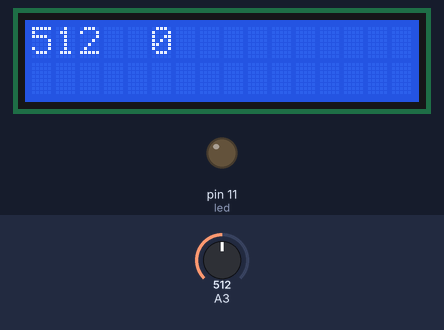
A sketch run on a simulated Arduino Uno, built with avr-gcc and run on an emulated ATmega328P. Shown: 16×2 character LCD, output pins drawn as LEDs (lit = HIGH). Inputs (shaded band) come from the test bench; at power-on: A3 = 512. What the sketch prints to the serial monitor is not drawn.

Above: at 1.2 s.
1.3 s: A3 set to 584
At 1.69 s:
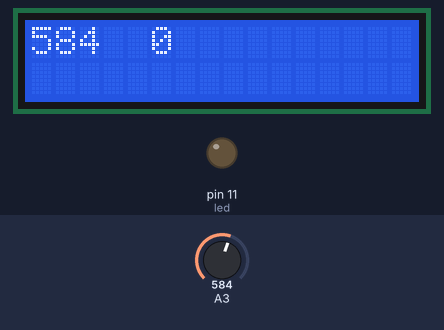
4.3 s: A3 set to 618
At 4.55 s:
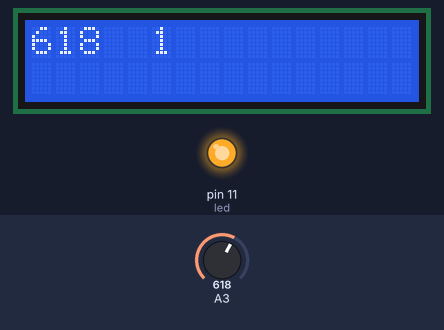
6.6 s: A3 set to 590
At 6.99 s:
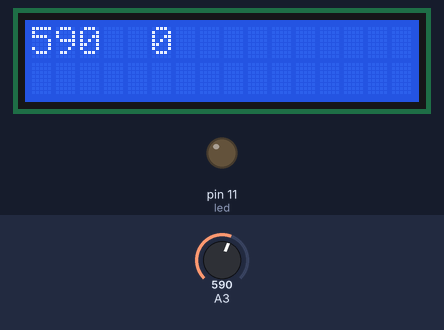
Timing chart, 0 to 9.6 s (numbered marks = the images above; inputs shaded):
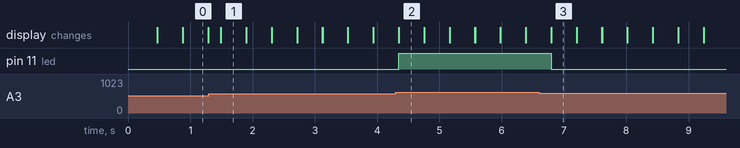

Measured:
- the behaviour switches between 600 and 601 on A3 (found by bisection; images 1 and 2)
- after the input at 1.3 s, the display: changes after 0.19 s (image 1)
- after the input at 4.3 s, pin 11 (led): LOW → HIGH after 0.05 s; the display: first differs from a run without the input after 0.05 s (image 2)
- after the input at 6.6 s, pin 11 (led): HIGH → LOW after 0.19 s; the display: first differs from a run without the input after 0.19 s (image 3)
- what the display in image 0 shows lasts 0.4 s, from 0.9 s to 1.3 s

The sketch:

12_LDR_LCD_SErial.ino
```cpp
#include <LiquidCrystal.h>

const int rs = 2, en = 3, d4 = 4, d5 = 8, d6 = 12, d7 = 13;
LiquidCrystal lcd(rs, en, d4, d5, d6, d7);
int buttonState = LOW, led=11;

void setup() {
  // set up the LCD's number of columns and rows:
  lcd.begin(16, 2);
  pinMode(led, OUTPUT);
  Serial.begin(9600);
}

void loop() {
  int distance;
  distance = analogRead(A3);
  if(distance>600){
    buttonState = HIGH;
  }
  else{
    buttonState = LOW;
  }
  digitalWrite(led, buttonState);
  Serial.println(distance);
  Serial.println(buttonState);
  lcd.println(distance);
  lcd.println(buttonState);
  lcd.display();
  delay(200);
  lcd.clear();
}
```
